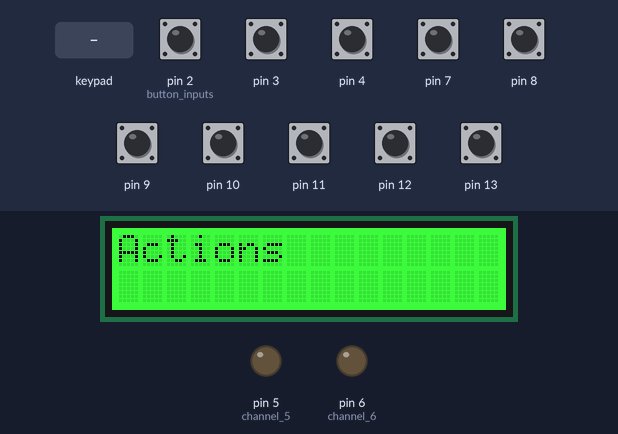
A sketch run on a simulated Arduino Uno, built with avr-gcc and run on an emulated ATmega328P. Parts: 16×2 character LCD, output pins drawn as LEDs (lit = HIGH). Inputs (shaded band) come from the test bench; at power-on: pin 2 (button_inputs), pin 3, pin 4, pin 7–13 HIGH.

Above: at 3.2 s.
3.3 s: key 'R' pressed
At 3.9 s:
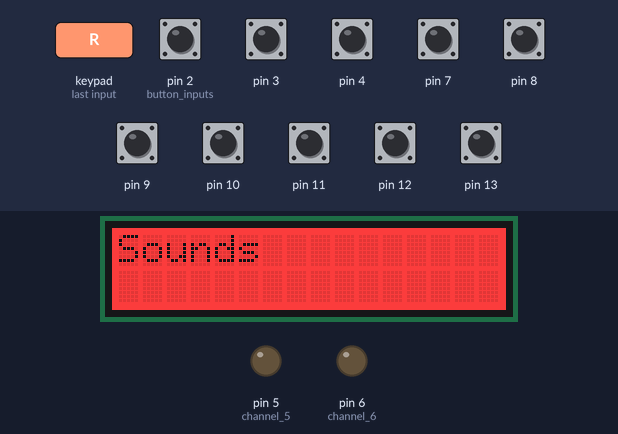
4.8 s: pin 2 (button_inputs) pulled LOW for 1 s
At 5.2 s:
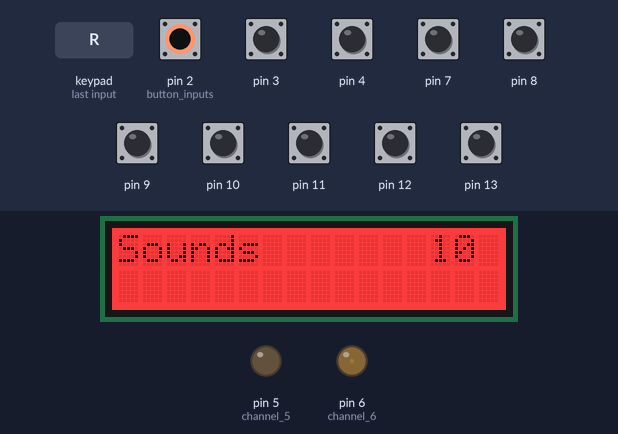
7.3 s: pin 10 pulled LOW for 0.15 s
At 7.7 s:
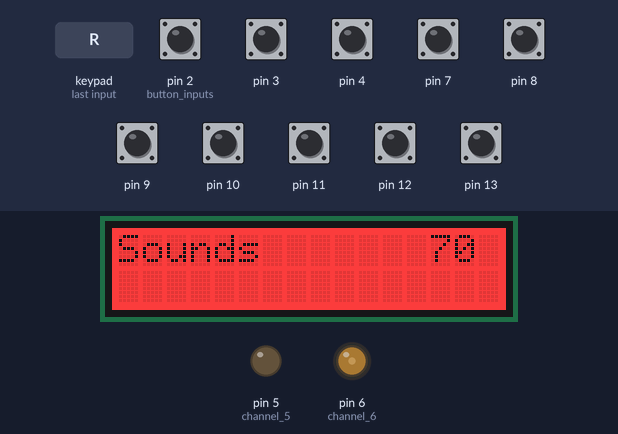
9.3 s: key 'S' pressed
At 9.6 s:
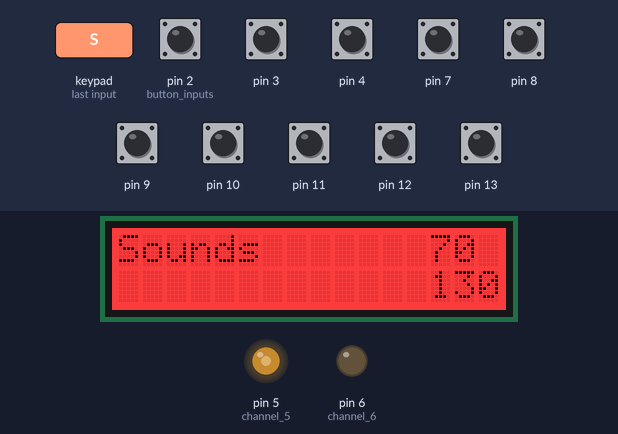
11.3 s: pin 3 pulled LOW for 0.15 s
At 12.3 s:
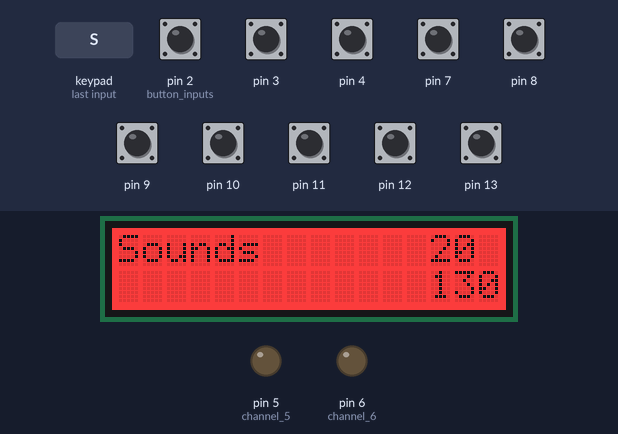
13.3 s: pin 4 pulled LOW for 0.15 s
At 15.1 s:
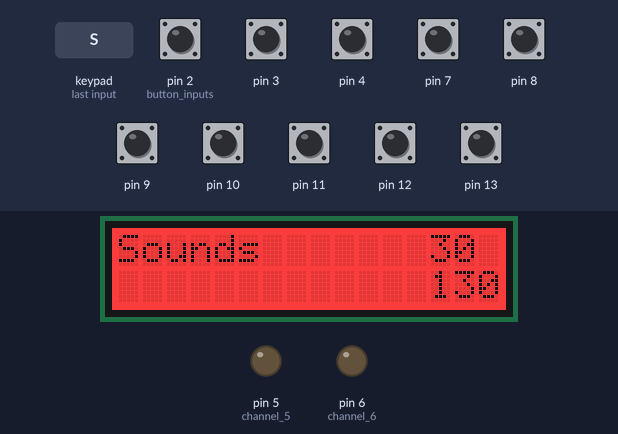
Timing chart, 0 to 16.3 s (numbered marks = the images above; inputs shaded):
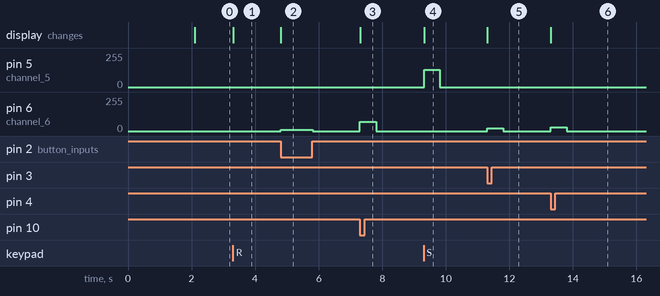

Measured:
- after the input at 3.3 s, the display: changes at once (image 1)
- after the input at 4.8 s, pin 6 (channel_6): 0/255 → 10/255 at once, → 0/255 1.0 s later; the display: changes at once (image 2)
- after the input at 7.3 s, pin 6 (channel_6): 0/255 → 70/255 at once, → 0/255 0.51 s later; the display: changes at once (image 3)
- after the input at 9.3 s, pin 5 (channel_5): 0/255 → 130/255 at once, → 0/255 0.50 s later; the display: changes at once (image 4)
- after the input at 11.3 s, pin 6 (channel_6): 0/255 → 20/255 at once, → 0/255 0.51 s later; the display: changes at once (image 5)
- after the input at 13.3 s, pin 6 (channel_6): 0/255 → 30/255 at once, → 0/255 0.51 s later; the display: changes at once (image 6)

The sketch:

Remote03.ino
```cpp
// include the library code:
#include <Wire.h>
#include <Adafruit_MCP23017.h>
#include <Adafruit_RGBLCDShield.h>

// The shield uses the I2C SCL and SDA pins. On classic Arduinos
// this is Analog 4 and 5 so you can't use those for analogRead() anymore
// However, you can connect other I2C sensors to the I2C bus and share
// the I2C bus.
Adafruit_RGBLCDShield lcd = Adafruit_RGBLCDShield();

// These #defines make it easy to set the backlight color
#define RED 0x1
#define YELLOW 0x3
#define GREEN 0x2
#define TEAL 0x6
#define BLUE 0x4
#define VIOLET 0x5
#define WHITE 0x7

//Variables for menu
int column = 0;
int function = 0;
int buttonValue = 0;
int button2 = 1;
int button3 = 1;
int button4 = 1;
int button7 = 1;
int button8 = 1;
int button9 = 1;
int button10 = 1;
int button11 = 1;
int button12 = 1;
int button13 = 1;

void setup() {
  lcd.begin(16, 2);
  lcd.setBacklight(YELLOW);
  lcd.setCursor(0,0);
  lcd.print("R6 Droid Control");
  delay(2000);
  lcd.clear();
  lcd.print("Actions         ");
  lcd.setBacklight(GREEN);

  pinMode(5, OUTPUT); // channel 5
  pinMode(6, OUTPUT); // channel 6
  pinMode(2, INPUT_PULLUP); // button inputs
  pinMode(3, INPUT_PULLUP);
  pinMode(4, INPUT_PULLUP);
  pinMode(7, INPUT_PULLUP);
  pinMode(8, INPUT_PULLUP);
  pinMode(9, INPUT_PULLUP);
  pinMode(10, INPUT_PULLUP);
  pinMode(11, INPUT_PULLUP);
  pinMode(12, INPUT_PULLUP);
  pinMode(13, INPUT_PULLUP);
}

uint8_t i=0;
void loop() {

  buttonValue = 0;

  button2 = digitalRead(2);
  button3 = digitalRead(3);
  button4 = digitalRead(4);
  button7 = digitalRead(7);
  button8 = digitalRead(8);
  button9 = digitalRead(9);
  button10 = digitalRead(10);
  button11 = digitalRead(11);
  button12 = digitalRead(12);
  button13 = digitalRead(13);

  if (button2 == LOW) {
    buttonValue = 10;
  }
  else if (button3 == LOW) {
    buttonValue = 20;
  }
  else if (button4 == LOW) {
    buttonValue = 30;
  }
  else if (button7 == LOW) {
    buttonValue = 40;
  }
  else if (button8 == LOW) {
    buttonValue = 50;
  }
  else if (button9 == LOW) {
    buttonValue = 60;
  }
  else if (button10 == LOW) {
    buttonValue = 70;
  }
  else if (button11 == LOW) {
    buttonValue = 80;
  }
  else if (button12 == LOW) {
    buttonValue = 90;
  }
  else if (button13 == LOW) {
    buttonValue = 100;
  }

  if (buttonValue!=0) {
  analogWrite(6, buttonValue);
  lcd.setCursor(13,0);
  lcd.print(buttonValue);
  lcd.print("   ");
  delay(500);
  analogWrite(6, 0);
  }

  uint8_t buttons = lcd.readButtons();

  if (buttons) {
    if (buttons & BUTTON_LEFT) {
      lcd.setCursor(0,0);
      lcd.print("Actions         ");
      lcd.setBacklight(GREEN);
      column = column - 130;
      column = constrain(column,0,130);

    }
    if (buttons & BUTTON_RIGHT) {
      lcd.setCursor(0,0);
      lcd.print("Sounds           ");
      lcd.setBacklight(RED);
      column = column + 130;
      column = constrain(column,0,130);
    }
    if (buttons & BUTTON_UP) {
      function = function - 10;
      function = constrain(function,0,120);
      lcd.setCursor(0,1);
      lcd.print(function);
      lcd.print("              ");
      delay(200);
    }
    if (buttons & BUTTON_DOWN) {
      function = function + 10;
      function = constrain(function,0,120);
      lcd.setCursor(0,1);
      lcd.print(function);
      lcd.print("              ");
      delay(200);
    }
    if (buttons & BUTTON_SELECT) {
      //lcd.setBacklight(VIOLET);
      lcd.setCursor(4,1);
      lcd.print("         ");
      lcd.print(column+function);
      lcd.print("   ");
      analogWrite(5, column+function);
      delay(500);
      analogWrite(5, 0);
    }
  }


}
```
